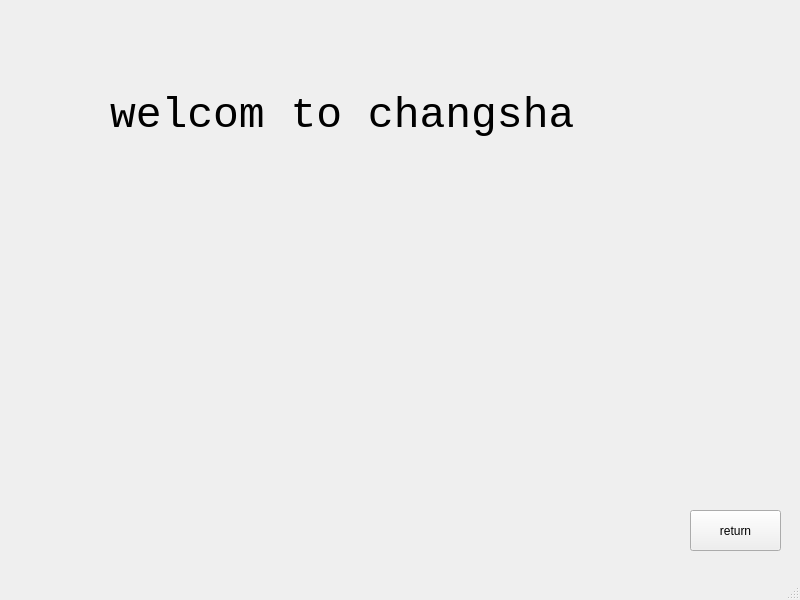
<?xml version="1.0" encoding="UTF-8"?>
<ui version="4.0">
 <class>MainWindow</class>
 <widget class="QMainWindow" name="MainWindow">
  <property name="geometry">
   <rect>
    <x>0</x>
    <y>0</y>
    <width>800</width>
    <height>600</height>
   </rect>
  </property>
  <property name="windowTitle">
   <string>MainWindow</string>
  </property>
  <widget class="QWidget" name="centralwidget">
   <widget class="QLabel" name="label">
    <property name="geometry">
     <rect>
      <x>110</x>
      <y>50</y>
      <width>511</width>
      <height>131</height>
     </rect>
    </property>
    <property name="font">
     <font>
      <family>Consolas</family>
      <pointsize>32</pointsize>
     </font>
    </property>
    <property name="text">
     <string>welcom to changsha</string>
    </property>
   </widget>
   <widget class="QPushButton" name="btn_return">
    <property name="geometry">
     <rect>
      <x>690</x>
      <y>510</y>
      <width>91</width>
      <height>41</height>
     </rect>
    </property>
    <property name="text">
     <string>return</string>
    </property>
   </widget>
  </widget>
  <widget class="QMenuBar" name="menubar">
   <property name="geometry">
    <rect>
     <x>0</x>
     <y>0</y>
     <width>800</width>
     <height>23</height>
    </rect>
   </property>
  </widget>
  <widget class="QStatusBar" name="statusbar"/>
 </widget>
 <resources/>
 <connections/>
</ui>
